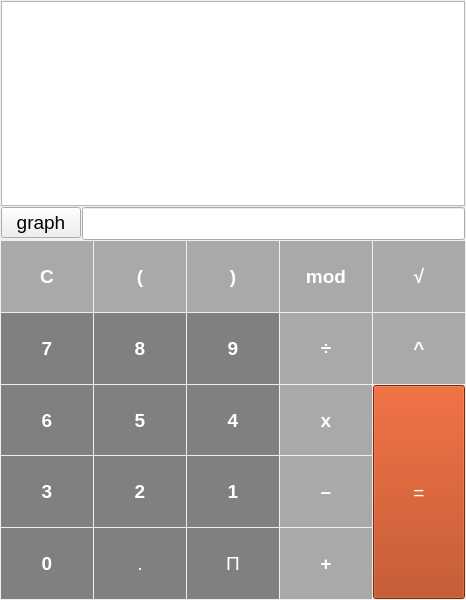
<?xml version="1.0" encoding="UTF-8"?>
<ui version="4.0">
 <class>MainWindow</class>
 <widget class="QMainWindow" name="MainWindow">
  <property name="geometry">
   <rect>
    <x>0</x>
    <y>0</y>
    <width>466</width>
    <height>600</height>
   </rect>
  </property>
  <property name="sizePolicy">
   <sizepolicy hsizetype="Preferred" vsizetype="Preferred">
    <horstretch>0</horstretch>
    <verstretch>0</verstretch>
   </sizepolicy>
  </property>
  <property name="windowTitle">
   <string>s21_smartcalc</string>
  </property>
  <property name="styleSheet">
   <string notr="true"/>
  </property>
  <widget class="QWidget" name="centralwidget">
   <property name="styleSheet">
    <string notr="true"/>
   </property>
   <layout class="QVBoxLayout" name="verticalLayout_2" stretch="2,3">
    <property name="spacing">
     <number>1</number>
    </property>
    <property name="sizeConstraint">
     <enum>QLayout::SetNoConstraint</enum>
    </property>
    <property name="leftMargin">
     <number>1</number>
    </property>
    <property name="topMargin">
     <number>1</number>
    </property>
    <property name="rightMargin">
     <number>1</number>
    </property>
    <property name="bottomMargin">
     <number>1</number>
    </property>
    <item>
     <layout class="QFormLayout" name="formLayout">
      <property name="labelAlignment">
       <set>Qt::AlignCenter</set>
      </property>
      <property name="formAlignment">
       <set>Qt::AlignHCenter|Qt::AlignTop</set>
      </property>
      <property name="horizontalSpacing">
       <number>1</number>
      </property>
      <property name="verticalSpacing">
       <number>1</number>
      </property>
      <item row="0" column="0" colspan="2">
       <widget class="QTextBrowser" name="textBrowser">
        <property name="font">
         <font>
          <pointsize>16</pointsize>
         </font>
        </property>
        <property name="styleSheet">
         <string notr="true"/>
        </property>
        <property name="html">
         <string>&lt;!DOCTYPE HTML PUBLIC &quot;-//W3C//DTD HTML 4.0//EN&quot; &quot;http://www.w3.org/TR/REC-html40/strict.dtd&quot;&gt;
&lt;html&gt;&lt;head&gt;&lt;meta name=&quot;qrichtext&quot; content=&quot;1&quot; /&gt;&lt;meta charset=&quot;utf-8&quot; /&gt;&lt;style type=&quot;text/css&quot;&gt;
p, li { white-space: pre-wrap; }
hr { height: 1px; border-width: 0; }
li.unchecked::marker { content: &quot;\2610&quot;; }
li.checked::marker { content: &quot;\2612&quot;; }
&lt;/style&gt;&lt;/head&gt;&lt;body style=&quot; font-family:'Ubuntu Sans'; font-size:16pt; font-weight:400; font-style:normal;&quot;&gt;
&lt;p style=&quot;-qt-paragraph-type:empty; margin-top:0px; margin-bottom:0px; margin-left:0px; margin-right:0px; -qt-block-indent:0; text-indent:0px;&quot;&gt;&lt;br /&gt;&lt;/p&gt;&lt;/body&gt;&lt;/html&gt;</string>
        </property>
       </widget>
      </item>
      <item row="2" column="1">
       <widget class="QLineEdit" name="lineEdit">
        <property name="sizePolicy">
         <sizepolicy hsizetype="Preferred" vsizetype="Preferred">
          <horstretch>0</horstretch>
          <verstretch>0</verstretch>
         </sizepolicy>
        </property>
        <property name="font">
         <font>
          <pointsize>16</pointsize>
         </font>
        </property>
        <property name="toolTip">
         <string>&lt;html&gt;&lt;head/&gt;&lt;body&gt;&lt;p&gt;digits[0-9]&lt;/p&gt;&lt;p&gt;functions (si = SIN, c = COS , etc)&lt;/p&gt;&lt;p&gt; x = [n] for setting x variable&lt;/p&gt;&lt;/body&gt;&lt;/html&gt;</string>
        </property>
        <property name="styleSheet">
         <string notr="true"/>
        </property>
        <property name="text">
         <string/>
        </property>
        <property name="maxLength">
         <number>255</number>
        </property>
        <property name="placeholderText">
         <string/>
        </property>
       </widget>
      </item>
      <item row="2" column="0">
       <widget class="QPushButton" name="pushButton">
        <property name="font">
         <font>
          <pointsize>14</pointsize>
         </font>
        </property>
        <property name="text">
         <string>graph</string>
        </property>
       </widget>
      </item>
     </layout>
    </item>
    <item>
     <layout class="QGridLayout" name="gridLayout">
      <property name="sizeConstraint">
       <enum>QLayout::SetNoConstraint</enum>
      </property>
      <property name="spacing">
       <number>1</number>
      </property>
      <item row="1" column="3">
       <widget class="QPushButton" name="pushButton_mod">
        <property name="sizePolicy">
         <sizepolicy hsizetype="Preferred" vsizetype="Preferred">
          <horstretch>0</horstretch>
          <verstretch>0</verstretch>
         </sizepolicy>
        </property>
        <property name="font">
         <font>
          <pointsize>14</pointsize>
          <italic>false</italic>
          <bold>true</bold>
         </font>
        </property>
        <property name="styleSheet">
         <string notr="true">QPushButton {
color: white; 
background-color : #A9A9A9;
border: 1px;
font : bold
}
QPushButton:pressed {
background-color : green;
}

</string>
        </property>
        <property name="text">
         <string>mod</string>
        </property>
        <property name="flat">
         <bool>false</bool>
        </property>
       </widget>
      </item>
      <item row="3" column="0">
       <widget class="QPushButton" name="pushButton_6">
        <property name="sizePolicy">
         <sizepolicy hsizetype="Preferred" vsizetype="Preferred">
          <horstretch>0</horstretch>
          <verstretch>0</verstretch>
         </sizepolicy>
        </property>
        <property name="font">
         <font>
          <pointsize>14</pointsize>
          <italic>false</italic>
          <bold>true</bold>
         </font>
        </property>
        <property name="styleSheet">
         <string notr="true">QPushButton {
color: white; 
background-color: #808080;
border: 1px;
font: bold;
}
QPushButton:pressed {
background-color : green;
}

</string>
        </property>
        <property name="text">
         <string>6</string>
        </property>
        <property name="flat">
         <bool>false</bool>
        </property>
       </widget>
      </item>
      <item row="4" column="1">
       <widget class="QPushButton" name="pushButton_2">
        <property name="sizePolicy">
         <sizepolicy hsizetype="Preferred" vsizetype="Preferred">
          <horstretch>0</horstretch>
          <verstretch>0</verstretch>
         </sizepolicy>
        </property>
        <property name="font">
         <font>
          <pointsize>14</pointsize>
          <italic>false</italic>
          <bold>true</bold>
         </font>
        </property>
        <property name="styleSheet">
         <string notr="true">QPushButton {
color: white; 
background-color: #808080;
border: 1px;
font: bold;
}
QPushButton:pressed {
background-color : green;
}

</string>
        </property>
        <property name="text">
         <string>2</string>
        </property>
        <property name="flat">
         <bool>false</bool>
        </property>
       </widget>
      </item>
      <item row="1" column="0">
       <widget class="QPushButton" name="pushButton_clear">
        <property name="sizePolicy">
         <sizepolicy hsizetype="Preferred" vsizetype="Preferred">
          <horstretch>0</horstretch>
          <verstretch>0</verstretch>
         </sizepolicy>
        </property>
        <property name="font">
         <font>
          <pointsize>14</pointsize>
          <italic>false</italic>
          <bold>true</bold>
         </font>
        </property>
        <property name="styleSheet">
         <string notr="true">QPushButton {
color: white; 
background-color : #A9A9A9;
border: 1px;
font : bold
}
QPushButton:pressed {
background-color : green;
}

</string>
        </property>
        <property name="text">
         <string>C</string>
        </property>
        <property name="flat">
         <bool>false</bool>
        </property>
       </widget>
      </item>
      <item row="4" column="3">
       <widget class="QPushButton" name="pushButton_minus">
        <property name="sizePolicy">
         <sizepolicy hsizetype="Preferred" vsizetype="Preferred">
          <horstretch>0</horstretch>
          <verstretch>0</verstretch>
         </sizepolicy>
        </property>
        <property name="font">
         <font>
          <pointsize>14</pointsize>
          <italic>false</italic>
          <bold>true</bold>
         </font>
        </property>
        <property name="styleSheet">
         <string notr="true">QPushButton {
color: white; 
background-color : #A9A9A9;
border: 1px;
font : bold
}
QPushButton:pressed {
background-color : green;
}

</string>
        </property>
        <property name="text">
         <string>–</string>
        </property>
        <property name="flat">
         <bool>false</bool>
        </property>
       </widget>
      </item>
      <item row="1" column="2">
       <widget class="QPushButton" name="pushButton_right_parenthesis">
        <property name="sizePolicy">
         <sizepolicy hsizetype="Preferred" vsizetype="Preferred">
          <horstretch>0</horstretch>
          <verstretch>0</verstretch>
         </sizepolicy>
        </property>
        <property name="font">
         <font>
          <pointsize>14</pointsize>
          <italic>false</italic>
          <bold>true</bold>
         </font>
        </property>
        <property name="styleSheet">
         <string notr="true">QPushButton {
color: white; 
background-color : #A9A9A9;
border: 1px;
font : bold
}
QPushButton:pressed {
background-color : green;
}

</string>
        </property>
        <property name="text">
         <string>)</string>
        </property>
        <property name="flat">
         <bool>false</bool>
        </property>
       </widget>
      </item>
      <item row="2" column="3">
       <widget class="QPushButton" name="pushButton_div">
        <property name="sizePolicy">
         <sizepolicy hsizetype="Preferred" vsizetype="Preferred">
          <horstretch>0</horstretch>
          <verstretch>0</verstretch>
         </sizepolicy>
        </property>
        <property name="font">
         <font>
          <pointsize>14</pointsize>
          <italic>false</italic>
          <bold>true</bold>
         </font>
        </property>
        <property name="styleSheet">
         <string notr="true">QPushButton {
color: white; 
background-color : #A9A9A9;
border: 1px;
font : bold
}
QPushButton:pressed {
background-color : green;
}

</string>
        </property>
        <property name="text">
         <string>÷</string>
        </property>
        <property name="flat">
         <bool>false</bool>
        </property>
       </widget>
      </item>
      <item row="2" column="2">
       <widget class="QPushButton" name="pushButton_9">
        <property name="sizePolicy">
         <sizepolicy hsizetype="Preferred" vsizetype="Preferred">
          <horstretch>0</horstretch>
          <verstretch>0</verstretch>
         </sizepolicy>
        </property>
        <property name="font">
         <font>
          <pointsize>14</pointsize>
          <italic>false</italic>
          <bold>true</bold>
         </font>
        </property>
        <property name="styleSheet">
         <string notr="true">QPushButton {
color: white; 
background-color: #808080;
border: 1px;
font: bold;
}
QPushButton:pressed {
background-color : green;
}

</string>
        </property>
        <property name="text">
         <string>9</string>
        </property>
        <property name="flat">
         <bool>false</bool>
        </property>
       </widget>
      </item>
      <item row="5" column="2">
       <widget class="QPushButton" name="pushButton_pi">
        <property name="sizePolicy">
         <sizepolicy hsizetype="Preferred" vsizetype="Preferred">
          <horstretch>0</horstretch>
          <verstretch>0</verstretch>
         </sizepolicy>
        </property>
        <property name="font">
         <font>
          <pointsize>14</pointsize>
         </font>
        </property>
        <property name="styleSheet">
         <string notr="true">QPushButton {
color: white; 
background-color : #808080;
border: 1px;
}
QPushButton:pressed {
background-color : green;
}

</string>
        </property>
        <property name="text">
         <string>П</string>
        </property>
        <property name="flat">
         <bool>false</bool>
        </property>
       </widget>
      </item>
      <item row="2" column="4">
       <widget class="QPushButton" name="pushButton_pow">
        <property name="sizePolicy">
         <sizepolicy hsizetype="Preferred" vsizetype="Preferred">
          <horstretch>0</horstretch>
          <verstretch>0</verstretch>
         </sizepolicy>
        </property>
        <property name="font">
         <font>
          <pointsize>14</pointsize>
          <italic>false</italic>
          <bold>true</bold>
         </font>
        </property>
        <property name="styleSheet">
         <string notr="true">QPushButton {
color: white; 
background-color : #A9A9A9;
border: 1px;
font : bold
}
QPushButton:pressed {
background-color : green;
}

</string>
        </property>
        <property name="text">
         <string>^</string>
        </property>
        <property name="flat">
         <bool>false</bool>
        </property>
       </widget>
      </item>
      <item row="4" column="2">
       <widget class="QPushButton" name="pushButton_1">
        <property name="sizePolicy">
         <sizepolicy hsizetype="Preferred" vsizetype="Preferred">
          <horstretch>0</horstretch>
          <verstretch>0</verstretch>
         </sizepolicy>
        </property>
        <property name="font">
         <font>
          <pointsize>14</pointsize>
          <italic>false</italic>
          <bold>true</bold>
         </font>
        </property>
        <property name="styleSheet">
         <string notr="true">QPushButton {
color: white; 
background-color: #808080;
border: 1px;
font: bold;
}
QPushButton:pressed {
background-color : green;
}

</string>
        </property>
        <property name="text">
         <string>1</string>
        </property>
        <property name="flat">
         <bool>false</bool>
        </property>
       </widget>
      </item>
      <item row="4" column="0">
       <widget class="QPushButton" name="pushButton_3">
        <property name="sizePolicy">
         <sizepolicy hsizetype="Preferred" vsizetype="Preferred">
          <horstretch>0</horstretch>
          <verstretch>0</verstretch>
         </sizepolicy>
        </property>
        <property name="font">
         <font>
          <pointsize>14</pointsize>
          <italic>false</italic>
          <bold>true</bold>
         </font>
        </property>
        <property name="styleSheet">
         <string notr="true">QPushButton {
color: white; 
background-color: #808080;
border: 1px;
font: bold;
}
QPushButton:pressed {
background-color : green;
}

</string>
        </property>
        <property name="text">
         <string>3</string>
        </property>
        <property name="flat">
         <bool>false</bool>
        </property>
       </widget>
      </item>
      <item row="3" column="1">
       <widget class="QPushButton" name="pushButton_5">
        <property name="sizePolicy">
         <sizepolicy hsizetype="Preferred" vsizetype="Preferred">
          <horstretch>0</horstretch>
          <verstretch>0</verstretch>
         </sizepolicy>
        </property>
        <property name="font">
         <font>
          <pointsize>14</pointsize>
          <italic>false</italic>
          <bold>true</bold>
         </font>
        </property>
        <property name="styleSheet">
         <string notr="true">QPushButton {
color: white; 
background-color: #808080;
border: 1px;
font: bold;
}
QPushButton:pressed {
background-color : green;
}

</string>
        </property>
        <property name="text">
         <string>5</string>
        </property>
        <property name="flat">
         <bool>false</bool>
        </property>
       </widget>
      </item>
      <item row="3" column="4" rowspan="3">
       <widget class="QPushButton" name="pushButton_equal">
        <property name="sizePolicy">
         <sizepolicy hsizetype="Preferred" vsizetype="Preferred">
          <horstretch>0</horstretch>
          <verstretch>0</verstretch>
         </sizepolicy>
        </property>
        <property name="font">
         <font>
          <pointsize>14</pointsize>
         </font>
        </property>
        <property name="styleSheet">
         <string notr="true">QPushButton {
color : white;
background-color : #B03608
}</string>
        </property>
        <property name="text">
         <string>=</string>
        </property>
        <property name="flat">
         <bool>false</bool>
        </property>
       </widget>
      </item>
      <item row="5" column="1">
       <widget class="QPushButton" name="pushButton_dot">
        <property name="sizePolicy">
         <sizepolicy hsizetype="Minimum" vsizetype="Preferred">
          <horstretch>0</horstretch>
          <verstretch>0</verstretch>
         </sizepolicy>
        </property>
        <property name="font">
         <font>
          <pointsize>14</pointsize>
         </font>
        </property>
        <property name="styleSheet">
         <string notr="true">QPushButton {
color: white; 
background-color : #808080;
border: 1px;
}
QPushButton:pressed {
background-color : green;
}

</string>
        </property>
        <property name="text">
         <string>.</string>
        </property>
        <property name="flat">
         <bool>false</bool>
        </property>
       </widget>
      </item>
      <item row="3" column="2">
       <widget class="QPushButton" name="pushButton_4">
        <property name="sizePolicy">
         <sizepolicy hsizetype="Preferred" vsizetype="Preferred">
          <horstretch>0</horstretch>
          <verstretch>0</verstretch>
         </sizepolicy>
        </property>
        <property name="font">
         <font>
          <pointsize>14</pointsize>
          <italic>false</italic>
          <bold>true</bold>
         </font>
        </property>
        <property name="styleSheet">
         <string notr="true">QPushButton {
color: white; 
background-color: #808080;
border: 1px;
font: bold;
}
QPushButton:pressed {
background-color : green;
}

</string>
        </property>
        <property name="text">
         <string>4</string>
        </property>
        <property name="flat">
         <bool>false</bool>
        </property>
       </widget>
      </item>
      <item row="2" column="0">
       <widget class="QPushButton" name="pushButton_7">
        <property name="sizePolicy">
         <sizepolicy hsizetype="Preferred" vsizetype="Preferred">
          <horstretch>0</horstretch>
          <verstretch>0</verstretch>
         </sizepolicy>
        </property>
        <property name="minimumSize">
         <size>
          <width>0</width>
          <height>0</height>
         </size>
        </property>
        <property name="font">
         <font>
          <pointsize>14</pointsize>
          <italic>false</italic>
          <bold>true</bold>
         </font>
        </property>
        <property name="styleSheet">
         <string notr="true">QPushButton {
color: white; 
background-color: #808080;
border: 1px;
font: bold;
}
QPushButton:pressed {
background-color : green;
}

</string>
        </property>
        <property name="text">
         <string>7</string>
        </property>
        <property name="flat">
         <bool>false</bool>
        </property>
       </widget>
      </item>
      <item row="5" column="0">
       <widget class="QPushButton" name="pushButton_0">
        <property name="sizePolicy">
         <sizepolicy hsizetype="Minimum" vsizetype="Preferred">
          <horstretch>0</horstretch>
          <verstretch>0</verstretch>
         </sizepolicy>
        </property>
        <property name="font">
         <font>
          <pointsize>14</pointsize>
          <italic>false</italic>
          <bold>true</bold>
         </font>
        </property>
        <property name="styleSheet">
         <string notr="true">QPushButton {
color: white; 
background-color: #808080;
border: 1px;
font: bold;
}
QPushButton:pressed {
background-color : green;
}

</string>
        </property>
        <property name="text">
         <string>0</string>
        </property>
        <property name="flat">
         <bool>false</bool>
        </property>
       </widget>
      </item>
      <item row="1" column="1">
       <widget class="QPushButton" name="pushButton_left_parenthesis">
        <property name="sizePolicy">
         <sizepolicy hsizetype="Preferred" vsizetype="Preferred">
          <horstretch>0</horstretch>
          <verstretch>0</verstretch>
         </sizepolicy>
        </property>
        <property name="font">
         <font>
          <pointsize>14</pointsize>
          <italic>false</italic>
          <bold>true</bold>
         </font>
        </property>
        <property name="styleSheet">
         <string notr="true">QPushButton {
color: white; 
background-color : #A9A9A9;
border: 1px;
font : bold
}
QPushButton:pressed {
background-color : green;
}

</string>
        </property>
        <property name="text">
         <string>(</string>
        </property>
        <property name="flat">
         <bool>false</bool>
        </property>
       </widget>
      </item>
      <item row="1" column="4">
       <widget class="QPushButton" name="pushButton_sqrt">
        <property name="sizePolicy">
         <sizepolicy hsizetype="Preferred" vsizetype="Preferred">
          <horstretch>0</horstretch>
          <verstretch>0</verstretch>
         </sizepolicy>
        </property>
        <property name="font">
         <font>
          <pointsize>14</pointsize>
          <italic>false</italic>
          <bold>true</bold>
         </font>
        </property>
        <property name="styleSheet">
         <string notr="true">QPushButton {
color: white; 
background-color : #A9A9A9;
border: 1px;
font : bold
}
QPushButton:pressed {
background-color : green;
}

</string>
        </property>
        <property name="text">
         <string>√</string>
        </property>
        <property name="flat">
         <bool>false</bool>
        </property>
       </widget>
      </item>
      <item row="5" column="3">
       <widget class="QPushButton" name="pushButton_plus">
        <property name="sizePolicy">
         <sizepolicy hsizetype="Minimum" vsizetype="Preferred">
          <horstretch>0</horstretch>
          <verstretch>0</verstretch>
         </sizepolicy>
        </property>
        <property name="font">
         <font>
          <pointsize>14</pointsize>
          <italic>false</italic>
          <bold>true</bold>
         </font>
        </property>
        <property name="styleSheet">
         <string notr="true">QPushButton {
color: white; 
background-color : #A9A9A9;
border: 1px;
font : bold
}
QPushButton:pressed {
background-color : green;
}

</string>
        </property>
        <property name="text">
         <string>+</string>
        </property>
        <property name="flat">
         <bool>false</bool>
        </property>
       </widget>
      </item>
      <item row="2" column="1">
       <widget class="QPushButton" name="pushButton_8">
        <property name="sizePolicy">
         <sizepolicy hsizetype="Preferred" vsizetype="Preferred">
          <horstretch>0</horstretch>
          <verstretch>0</verstretch>
         </sizepolicy>
        </property>
        <property name="font">
         <font>
          <pointsize>14</pointsize>
          <italic>false</italic>
          <bold>true</bold>
         </font>
        </property>
        <property name="styleSheet">
         <string notr="true">QPushButton {
color: white; 
background-color: #808080;
border: 1px;
font: bold;
}
QPushButton:pressed {
background-color : green;
}

</string>
        </property>
        <property name="text">
         <string>8</string>
        </property>
        <property name="flat">
         <bool>false</bool>
        </property>
       </widget>
      </item>
      <item row="3" column="3">
       <widget class="QPushButton" name="pushButton_mul">
        <property name="sizePolicy">
         <sizepolicy hsizetype="Preferred" vsizetype="Preferred">
          <horstretch>0</horstretch>
          <verstretch>0</verstretch>
         </sizepolicy>
        </property>
        <property name="font">
         <font>
          <pointsize>14</pointsize>
          <italic>false</italic>
          <bold>true</bold>
         </font>
        </property>
        <property name="styleSheet">
         <string notr="true">QPushButton {
color: white; 
background-color : #A9A9A9;
border: 1px;
font : bold
}
QPushButton:pressed {
background-color : green;
}

</string>
        </property>
        <property name="text">
         <string>x</string>
        </property>
        <property name="flat">
         <bool>false</bool>
        </property>
       </widget>
      </item>
     </layout>
    </item>
   </layout>
  </widget>
 </widget>
 <resources/>
 <connections/>
</ui>
